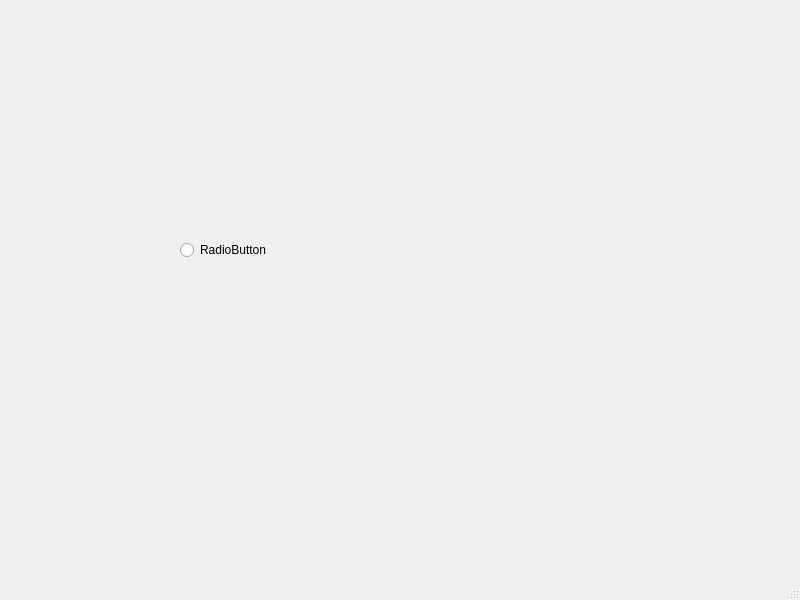
<?xml version="1.0" encoding="UTF-8"?>
<ui version="4.0">
 <class>MainWindow</class>
 <widget class="QMainWindow" name="MainWindow">
  <property name="geometry">
   <rect>
    <x>0</x>
    <y>0</y>
    <width>800</width>
    <height>600</height>
   </rect>
  </property>
  <property name="windowTitle">
   <string>MainWindow</string>
  </property>
  <widget class="QWidget" name="centralwidget">
   <widget class="QRadioButton" name="radioButton">
    <property name="geometry">
     <rect>
      <x>180</x>
      <y>240</y>
      <width>95</width>
      <height>20</height>
     </rect>
    </property>
    <property name="text">
     <string>RadioButton</string>
    </property>
   </widget>
  </widget>
  <widget class="QMenuBar" name="menubar">
   <property name="geometry">
    <rect>
     <x>0</x>
     <y>0</y>
     <width>800</width>
     <height>26</height>
    </rect>
   </property>
  </widget>
  <widget class="QStatusBar" name="statusbar"/>
 </widget>
 <resources/>
 <connections/>
</ui>
